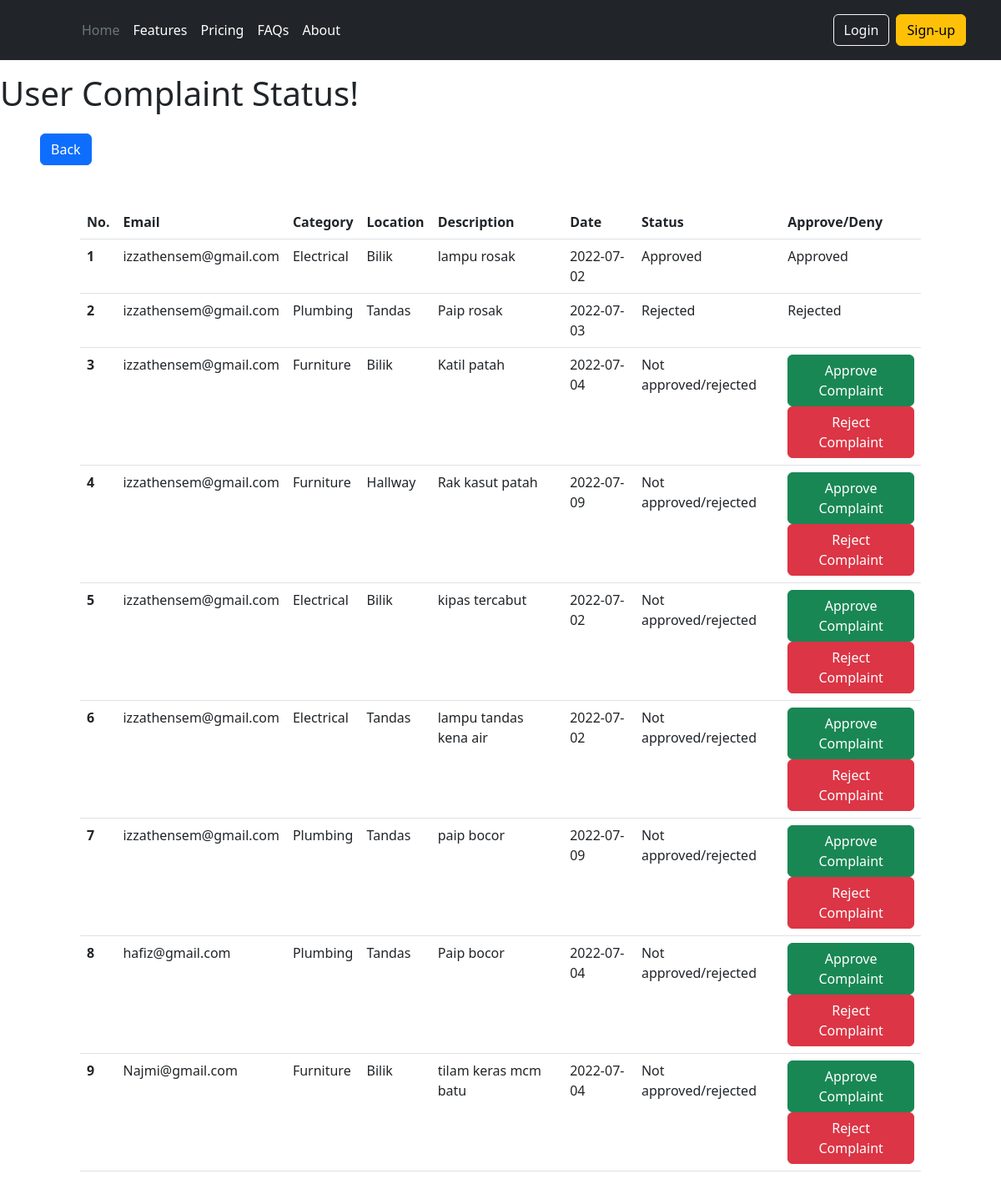
The app's page /officer/viewcomplaint.php with its own data.
### tables this page shows
CREATE TABLE `credentials` (
  `cred_id` int(10) NOT NULL,
  `email` varchar(255) NOT NULL,
  `password` varchar(255) NOT NULL,
  `usertype` int(5) NOT NULL
);

CREATE TABLE `complaints` (
  `comp_id` int(10) NOT NULL,
  `comp_cat` varchar(255) NOT NULL,
  `comp_loct` varchar(255) NOT NULL,
  `comp_desc` varchar(255) NOT NULL,
  `comp_date` date NOT NULL,
  `comp_status` int(10) DEFAULT NULL,
  `user_id` int(10) NOT NULL,
  `officer_id` int(10) DEFAULT NULL
);

### officer/viewcomplaint.php (the view, shortened to what this page needs)
<?php
    include("../inc/conn.php");
?>
<!DOCTYPE HTML>
<html>
    <head>
        <link href="https://cdn.jsdelivr.net/npm/bootstrap@5.2.0-beta1/dist/css/bootstrap.min.css" rel="stylesheet">
    </head>
    <body>
        <?php include "../inc/header.php" ?>
        <h1 class="py-3">User Complaint Status!</h1>
        <div class = "px-5">
            <button type="button" class="btn btn-primary" onclick="location.href='/student_complaint_system/officer/index.php'">Back</button>
            <div class="container px-5 my-5">
            <table class="table">
            <thead>
                <tr>
                <th scope="col">No.</th>
                <th scope="col">Email</th>
                <th scope="col">Category</th>
                <th scope="col">Location</th>
                <th scope="col">Description</th>
                <th scope="col">Date</th>
                <th scope="col">Status</th>
                <th scope="col">Approve/Deny</th>
                </tr>
            </thead>
            <tbody>
                <tr>
                    <?php
                    $viewsql ="SELECT c.comp_id, cr.email, c.comp_cat, c.comp_loct, c.comp_desc, c.comp_date, c.comp_status FROM complaints AS c JOIN users AS u ON c.user_id = u.user_id JOIN credentials as cr ON u.cred_id = cr.cred_id";
                    $run=mysqli_query($conn,$viewsql);
                    if(!is_bool($run)){
                        $compuser = mysqli_fetch_all($run);
                        if (sizeof($compuser)>0){
                            for($rowno=0; $rowno<sizeof($compuser);$rowno++ ){
                                echo "<tr>";
                                $compnum=$rowno+1;
                                echo "<th scope=\"row\">".$compnum."</th>";
                                $comp_id = $compuser[$rowno][0];
                                foreach($compuser[$rowno] as $colnum => $catcomp){
                                    if($colnum == 0) {
                                    } else if ($colnum == 6 ){
                                        if ($catcomp == null){
                                            $statusStr= "Not approved/rejected";
                                            echo "<td>$statusStr</td>";
                                            echo "<td><button type=\"button\" class=\"btn btn-success\" onclick=\"location.href='/student_complaint_system/officer/approvecomplaint.php?status=0&comp_id=".$comp_id."'\">Approve Complaint</button><br><button type=\"button\" class=\"btn btn-danger\" onclick=\"location.href='/student_complaint_system/officer/approvecomplaint.php?status=1&comp_id=".$comp_id."'\">Reject Complaint</button></td>";
                                        } else if($catcomp == 0){
                                            $statusStr = "Approved";
                                            echo "<td>$statusStr</td>";
                                            echo "<td>$statusStr</td>";
                                        } else if($catcomp == 1){
                                            $statusStr = "Rejected";
                                            echo "<td>$statusStr</td>";
                                            echo "<td>$statusStr</td>";
                                        }
                                    } else {
                                        echo "<td>$catcomp</td>";
                                    }
                                }
                                echo "</tr>";
                            }
                        } else {
                            echo "<tr>";
                            echo "<td style = \"text-align: center;\" colspan = \"5\">Doesn't Have Complaint Yet!</td>";
                            echo "</tr>";
                        }
                    } else {
                        echo "<tr>";
                        echo "<td style = \"text-align: center;\" colspan = \"5\">Error Occured</td>";
                        echo "</tr>";
                    }
                ?>
            </tbody>
            </table>
        </div>
    </body>
</html>

### records on screen
credentials: email "izzathensem@gmail.com"
complaints: comp_cat "Electrical", comp_loct "Bilik", comp_desc "lampu rosak", comp_date "2022-07-02", comp_status "Approved"
complaints: comp_cat "Plumbing", comp_loct "Tandas", comp_desc "Paip rosak", comp_date "2022-07-03", comp_status "Rejected"
complaints: comp_cat "Furniture", comp_loct "Bilik", comp_desc "Katil patah", comp_date "2022-07-04", comp_status "Not approved/rejected"
complaints: comp_cat "Furniture", comp_loct "Hallway", comp_desc "Rak kasut patah", comp_date "2022-07-09", comp_status "Not approved/rejected"
complaints: comp_cat "Electrical", comp_loct "Bilik", comp_desc "kipas tercabut", comp_date "2022-07-02", comp_status "Not approved/rejected"
complaints: comp_cat "Electrical", comp_loct "Tandas", comp_desc "lampu tandas kena air", comp_date "2022-07-02", comp_status "Not approved/rejected"
complaints: comp_cat "Plumbing", comp_loct "Tandas", comp_desc "paip bocor", comp_date "2022-07-09", comp_status "Not approved/rejected"
credentials: email "hafiz@gmail.com"
complaints: comp_cat "Plumbing", comp_loct "Tandas", comp_desc "Paip bocor", comp_date "2022-07-04", comp_status "Not approved/rejected"
credentials: email "Najmi@gmail.com"
complaints: comp_cat "Furniture", comp_loct "Bilik", comp_desc "tilam keras mcm batu", comp_date "2022-07-04", comp_status "Not approved/rejected"

### other values on screen
$compnum "1"
$compnum "2"
$compnum "3"
$compnum "4"
$compnum "5"
$compnum "6"
$compnum "7"
$compnum "8"
$compnum "9"
